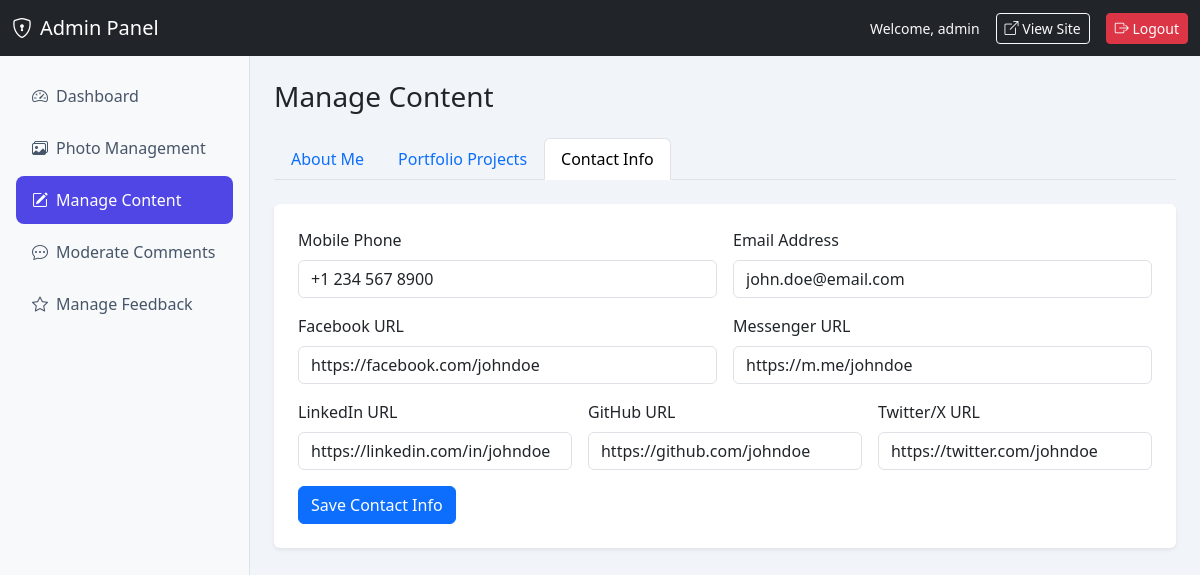
The app's page /admin/manage-content.php?tab=contact (signed in) with its own data.
### tables this page shows
CREATE TABLE IF NOT EXISTS contact (
    id INT UNSIGNED AUTO_INCREMENT PRIMARY KEY,
    phone VARCHAR(30),
    email VARCHAR(100),
    facebook VARCHAR(255),
    messenger VARCHAR(255),
    linkedin VARCHAR(255),
    github VARCHAR(255),
    twitter VARCHAR(255),
    updated_at TIMESTAMP DEFAULT CURRENT_TIMESTAMP ON UPDATE CURRENT_TIMESTAMP
);

### includes/functions.php (called while the page is built, shortened)
<?php
function e(?string $value): string
{
    return htmlspecialchars($value ?? '', ENT_QUOTES | ENT_SUBSTITUTE, 'UTF-8');
}
function sanitizeString(string $value, int $maxLength = 255): string
{
    $value = trim($value);
    return $value;
}

### admin/manage-content.php (the view, shortened to what this page needs)
<?php
$pdo = getDBConnection();
$tab = sanitizeString($_GET['tab'] ?? 'about', 20);
$contact = $pdo->query('SELECT * FROM contact LIMIT 1')->fetch() ?: [];
require_once dirname(__DIR__) . '/includes/admin-header.php';
?>
<h1 class="h3 mb-4">Manage Content</h1>
<ul class="nav nav-tabs mb-4">
    <li class="nav-item"><a class="nav-link <?= $tab === 'about' ? 'active' : '' ?>" href="?tab=about">About Me</a></li>
    <li class="nav-item"><a class="nav-link <?= $tab === 'projects' ? 'active' : '' ?>" href="?tab=projects">Portfolio Projects</a></li>
    <li class="nav-item"><a class="nav-link <?= $tab === 'contact' ? 'active' : '' ?>" href="?tab=contact">Contact Info</a></li>
</ul>
<?php if ($tab === 'contact'): ?>
<div class="card border-0 shadow-sm">
    <div class="card-body p-4">
        <form method="POST">
            <div class="row g-3">
                <div class="col-md-6">
                    <label class="form-label">Mobile Phone</label>
                    <input type="text" name="phone" class="form-control" value="<?= e($contact['phone'] ?? '') ?>">
                </div>
                <div class="col-md-6">
                    <label class="form-label">Email Address</label>
                    <input type="email" name="email" class="form-control" value="<?= e($contact['email'] ?? '') ?>">
                </div>
                <div class="col-md-6">
                    <label class="form-label">Facebook URL</label>
                    <input type="url" name="facebook" class="form-control" value="<?= e($contact['facebook'] ?? '') ?>">
                </div>
                <div class="col-md-6">
                    <label class="form-label">Messenger URL</label>
                    <input type="url" name="messenger" class="form-control" value="<?= e($contact['messenger'] ?? '') ?>">
                </div>
                <div class="col-md-4">
                    <label class="form-label">LinkedIn URL</label>
                    <input type="url" name="linkedin" class="form-control" value="<?= e($contact['linkedin'] ?? '') ?>">
                </div>
                <div class="col-md-4">
                    <label class="form-label">GitHub URL</label>
                    <input type="url" name="github" class="form-control" value="<?= e($contact['github'] ?? '') ?>">
                </div>
                <div class="col-md-4">
                    <label class="form-label">Twitter/X URL</label>
                    <input type="url" name="twitter" class="form-control" value="<?= e($contact['twitter'] ?? '') ?>">
                </div>
                <div class="col-12">
                    <button type="submit" class="btn btn-primary">Save Contact Info</button>
                </div>
            </div>
        </form>
    </div>
</div>
<?php endif; ?>
<?php require_once dirname(__DIR__) . '/includes/admin-footer.php'; ?>

### assets/css/admin.css (style rules this page uses)
.admin-body { min-height: 100vh; background: #f1f5f9; }

### records on screen
contact: phone "+1 234 567 8900", email "john.doe@email.com", facebook "https://facebook.com/johndoe", messenger "https://m.me/johndoe", linkedin "https://linkedin.com/in/johndoe", github "https://github.com/johndoe", twitter "https://twitter.com/johndoe"

### other values on screen
$_SESSION['username'] "admin"
